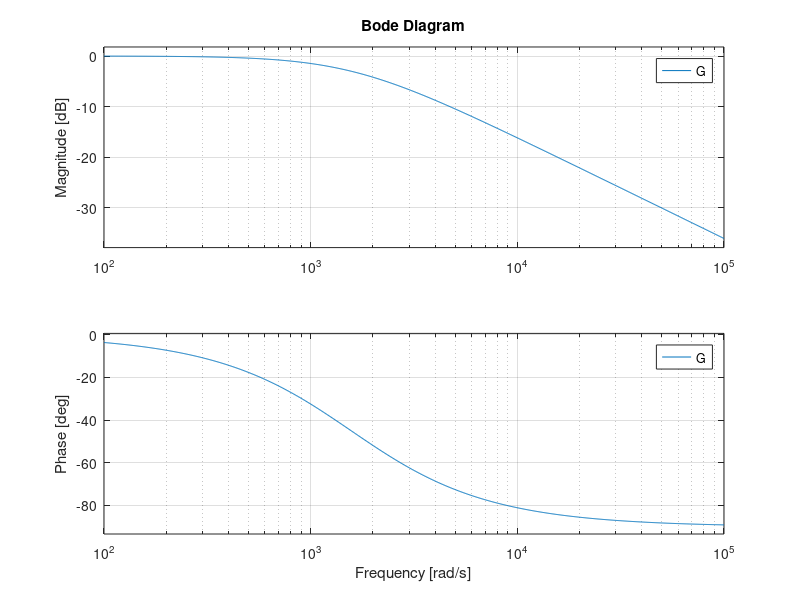

Write MATLAB code to recreate this figure. (Note: this script raises an error after producing the figure.)

s=tf('s');
z=tf('z',0.0002);
wc= (1000*pi)/2;

G=(wc/(s+wc))

%G=1/((s+1)^2);
[A,B]=tf2ss(wc,[1 wc]);

bode(G)

Gz=c2d(G,0.0002,'tustin')

syms z

iztrans((0.1358*z + 0.1358)/(z - 0.7285))

